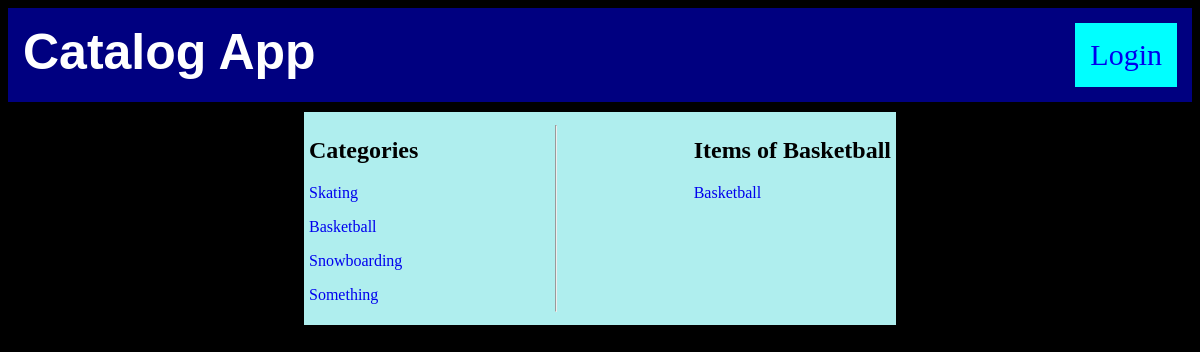
The app's page /catalog/2/items with its own data.
### database_setup.py (models this page shows, shortened)
class Categories(Base):
    __tablename__ = 'categories'
    id = Column(Integer, primary_key=True)
    name = Column(String(20), nullable=False)
    user_id = Column(Integer, ForeignKey('user.id'))
    user = relationship(User)
    items = relationship('Item', cascade='all, delete-orphan')

class Item(Base):
    __tablename__ = 'items'
    id = Column(Integer, primary_key=True)
    name = Column(String(20), nullable=False)
    description = Column(String(500))
    categories_id = Column(Integer, ForeignKey('categories.id'))
    category = relationship(Categories)
    user_id = Column(Integer, ForeignKey('user.id'))
    user = relationship(User)

### project.py (the view)
@app.route('/catalog/<int:categories_id>/items')
def showItems(categories_id):
    catalogs = session.query(Categories).all()
    catalog = session.query(Categories).filter_by(id=categories_id).one()
    creator = getUserInfo(catalog.user_id)
    items = session.query(Item).filter_by(categories_id=categories_id).all()
    if 'username' not in login_session:
        return render_template('publicitems.html', catalog=catalog,
                               items=items, catalogs=catalogs,
                               creator=creator)
    else:
        return render_template('items.html', items=items, catalog=catalog,
                               catalogs=catalogs, creator=creator)

### project.py (called while the page is built)
def getUserInfo(user_id):
    user = session.query(User).filter_by(id=user_id).one()
    return user

### templates/publicitems.html (shortened to what this page needs)
<!DOCTYPE html>
<html>
   <head>
      <link rel=stylesheet type=text/css href="{{ url_for('static', filename='item.css') }}">
   </head>
   <body>
      <header>
         <h1>Catalog App</h1>
         <div class="login">
            {% if 'username' not in session %}
            <a href="{{url_for('showLogin')}}">Login</a>
            {% else %}
            <a href="{{url_for('gdisconnect')}}">Logout</a>
            {% endif %}
         </div>
      </header>
      <div class="middle">
         <div class="item">
            <div class="catalogs">
               <h2>Categories</h2>
               {% for catalog in catalogs %}
               <p>
                  <a href="{{url_for('showItems',categories_id=catalog.id)}}">{{ catalog.name }}</a><br>
               </p>
               {% endfor %}
            </div>
            <hr>
            <div class="items">
               <h2>Items of {{catalog.name}}</h2>
               {% for i in items %}
               <a href="{{url_for('desItem',categories_id=catalog.id,items_id=i.id)}}">
                  <p>{{i.name}}</p>
               </a>
               {% endfor %}
            </div>
         </div>
      </div>
   </body>
</html>

### static/item.css (style rules this page uses)
header { display: flex; flex-flow: row; justify-content: space-between; background-color: navy; padding: 15px; }
body { background-color: black; }
h1 { color: white; margin: 0px; font-size: 50px; font-family: sans-serif; }
.login { padding: 15px; font-size: 30px; background-color: aqua; }
a { text-decoration: none; }
.middle { display: flex; flex-flow: row; padding: 10px; justify-content: center; }
.item { display: flex; flex-flow: row; justify-content: space-around; width: 50%; padding: 5px; background-color: paleturquoise; }

### records on screen
Categories: name "Skating"
Categories: name "Basketball"
Categories: name "Snowboarding"
Categories: name "Something"
Item: name "Basketball"
